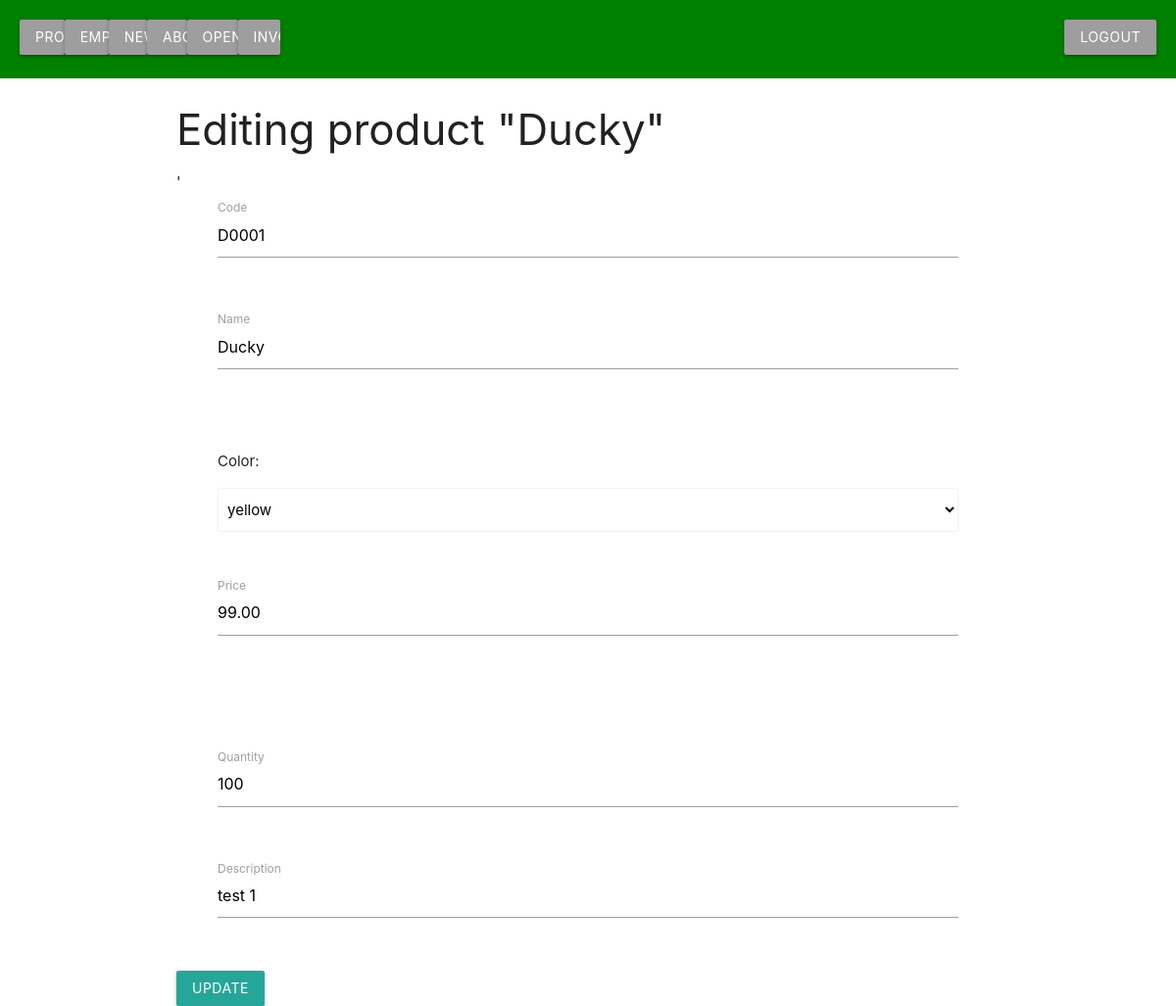
/Backend/editEntry.php?ID=1 (signed in), run on the app's committed database.
### tables this page shows
CREATE TABLE Product
(
  `ID` int(8) NOT NULL AUTO_INCREMENT,
  `name` varchar(255) NOT NULL,
  `code` varchar(255) NOT NULL,
  `image` text NOT NULL,
  `price` double(10,2) NOT NULL,
  `color` int NOT null,
  `desc` varchar(255),
  `quantity` int NOT NULL,
  PRIMARY KEY (`ID`),
  UNIQUE KEY `product_code` (`code`),
  FOREIGN KEY (color) REFERENCES Color (ColorID)
);

### Backend/editEntry.php (the view, shortened to what this page needs)
<?php require_once "../connection/dbcon.php";
require("../admin/adminHeader.php");
if (isset($_GET['ID'])) {
?>
    <!DOCTYPE html>
    <html lang="en">
    <?php
    $entryID = htmlspecialchars($_GET['ID']);
    $dbCon = dbCon();
    $query = $dbCon->prepare("SELECT * FROM Product WHERE ID=$entryID");
    $query->execute();
    $getProducts = $query->fetchAll();
    $coloQuery = $dbCon->prepare("SELECT * FROM Color");
    $coloQuery->execute();
    $getColors = $coloQuery->fetchAll();
    $select_attribute = '';
    ?>
    <body>
        <div class="container">
            <h3>Editing product "<?php echo $getProducts[0][1]; ?>"</h3>
            <form class="col s12" name="contact" method="post" action="updateEntry.php">
                ' <div class="row">
                    <div class="input-field col s12">
                        <input id="Code" name="Code" type="text" value="<?php echo $getProducts[0]['code']; ?>" class="validate" required="" aria-required="true">
                        <label for="Code">Code</label>
                    </div>
                </div>
                <div class="row">
                    <div class="input-field col s12">
                        <input id="Name" name="Name" type="text" value="<?php echo $getProducts[0]['name']; ?>" class="validate" required="" aria-required="true">
                        <label for="Name">Name</label>
                    </div>
                </div>
                <div class="row">
                    <div class="input-field col s12">
                        <p>Color:</p>
                        <select name="Color" class="browser-default">
                            <?php
                            foreach ($getColors as $getColor) {
                                if ($getColor['colorID'] == $getProducts[0]['color']) {
                                    $select_attribute = 'selected';
                                }
                                echo "<option value='" . $getColor['colorID'] . "' $select_attribute>" . $getColor['name'] . " </option>";
                                $select_attribute = "";
                            }
                            ?>
                        </select>
                    </div>
                </div>
                <div class="row">
                    <div class="input-field col s12">
                        <input id="Price" name="Price" type="text" value="<?php echo $getProducts[0]['price']; ?>" class="validate" required="" aria-required="true">
                        <label for="Price">Price</label>
                    </div>
                </div>
                <div class="row">
                    <div class="input-field col s12">
                    </div>
                </div>
                <div class="row">
                    <div class="input-field col s12">
                        <input id="Quantity" name="Quantity" type="text" value="<?php echo $getProducts[0]['quantity']; ?>" class="validate" required="" aria-required="true">
                        <label for="Quantity">Quantity</label>
                    </div>
                </div>
                <div class="row">
                    <div class="input-field col s12">
                        <textarea name="description" id="description" class="materialize-textarea" required="" aria-required="true"><?php echo $getProducts[0]['desc']; ?></textarea>
                        <label for="description">Description</label>
                    </div>
                </div>
                <button class="btn waves-effect waves-light" type="submit" name="submit">Update
                </button>
            </form>
        </div>
    </body>
    </html>
<?php } else {
    header("Location: index.php?status=0");
} ?>

### css/style.css (style rules this page uses)
.row { padding: 5px 5% !important; }

### data on the page
product: name "Ducky", Code "D0001", Name "Ducky", Price "99.00", Quantity "100", description "test 1"

### other printed values
form field Color "yellow"
